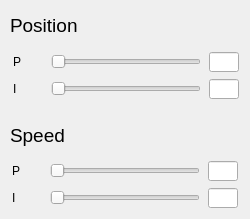
      <widget class="QWidget" name="tab_Altitude">
       <attribute name="title">
        <string>Altitude</string>
       </attribute>
       <widget class="QLabel" name="label">
        <property name="geometry">
         <rect>
          <x>10</x>
          <y>10</y>
          <width>81</width>
          <height>31</height>
         </rect>
        </property>
        <property name="font">
         <font>
          <pointsize>14</pointsize>
         </font>
        </property>
        <property name="text">
         <string>Position</string>
        </property>
       </widget>
       <widget class="QLabel" name="label_2">
        <property name="geometry">
         <rect>
          <x>10</x>
          <y>120</y>
          <width>81</width>
          <height>31</height>
         </rect>
        </property>
        <property name="font">
         <font>
          <pointsize>14</pointsize>
         </font>
        </property>
        <property name="text">
         <string>Speed</string>
        </property>
       </widget>
       <widget class="QWidget" name="layoutWidget_4">
        <property name="geometry">
         <rect>
          <x>10</x>
          <y>160</y>
          <width>230</width>
          <height>50</height>
         </rect>
        </property>
        <layout class="QHBoxLayout" name="horizontalLayout_9">
         <item>
          <layout class="QVBoxLayout" name="verticalLayout_23">
           <item>
            <widget class="QLabel" name="label_P_7">
             <property name="minimumSize">
              <size>
               <width>30</width>
               <height>20</height>
              </size>
             </property>
             <property name="maximumSize">
              <size>
               <width>30</width>
               <height>20</height>
              </size>
             </property>
             <property name="font">
              <font>
               <family>Arial</family>
               <pointsize>9</pointsize>
              </font>
             </property>
             <property name="text">
              <string>P</string>
             </property>
            </widget>
           </item>
           <item>
            <widget class="QLabel" name="label_I_7">
             <property name="minimumSize">
              <size>
               <width>30</width>
               <height>20</height>
              </size>
             </property>
             <property name="maximumSize">
              <size>
               <width>30</width>
               <height>20</height>
              </size>
             </property>
             <property name="font">
              <font>
               <family>Arial</family>
               <pointsize>9</pointsize>
              </font>
             </property>
             <property name="text">
              <string>I</string>
             </property>
            </widget>
           </item>
          </layout>
         </item>
         <item>
          <layout class="QVBoxLayout" name="verticalLayout_14">
           <item>
            <widget class="QSlider" name="horizontalSlider_P_6">
             <property name="minimumSize">
              <size>
               <width>150</width>
               <height>20</height>
              </size>
             </property>
             <property name="maximumSize">
              <size>
               <width>150</width>
               <height>20</height>
              </size>
             </property>
             <property name="orientation">
              <enum>Qt::Horizontal</enum>
             </property>
            </widget>
           </item>
           <item>
            <widget class="QSlider" name="horizontalSlider_I_6">
             <property name="minimumSize">
              <size>
               <width>150</width>
               <height>20</height>
              </size>
             </property>
             <property name="maximumSize">
              <size>
               <width>150</width>
               <height>20</height>
              </size>
             </property>
             <property name="orientation">
              <enum>Qt::Horizontal</enum>
             </property>
            </widget>
           </item>
          </layout>
         </item>
         <item>
          <layout class="QVBoxLayout" name="verticalLayout_15">
           <item>
            <widget class="QLineEdit" name="lineEdit_P_7">
             <property name="minimumSize">
              <size>
               <width>30</width>
               <height>20</height>
              </size>
             </property>
             <property name="maximumSize">
              <size>
               <width>30</width>
               <height>20</height>
              </size>
             </property>
             <property name="font">
              <font>
               <family>Arial</family>
               <pointsize>9</pointsize>
              </font>
             </property>
            </widget>
           </item>
           <item>
            <widget class="QLineEdit" name="lineEdit_I_7">
             <property name="minimumSize">
              <size>
               <width>30</width>
               <height>20</height>
              </size>
             </property>
             <property name="maximumSize">
              <size>
               <width>30</width>
               <height>20</height>
              </size>
             </property>
             <property name="font">
              <font>
               <family>Arial</family>
               <pointsize>9</pointsize>
              </font>
             </property>
            </widget>
           </item>
          </layout>
         </item>
        </layout>
       </widget>
       <widget class="QWidget" name="layoutWidget">
        <property name="geometry">
         <rect>
          <x>11</x>
          <y>51</y>
          <width>230</width>
          <height>50</height>
         </rect>
        </property>
        <layout class="QHBoxLayout" name="horizontalLayout_8">
         <item>
          <layout class="QVBoxLayout" name="verticalLayout_22">
           <item>
            <widget class="QLabel" name="label_P_6">
             <property name="minimumSize">
              <size>
               <width>30</width>
               <height>20</height>
              </size>
             </property>
             <property name="maximumSize">
              <size>
               <width>30</width>
               <height>20</height>
              </size>
             </property>
             <property name="font">
              <font>
               <family>Arial</family>
               <pointsize>9</pointsize>
              </font>
             </property>
             <property name="text">
              <string>P</string>
             </property>
            </widget>
           </item>
           <item>
            <widget class="QLabel" name="label_I_6">
             <property name="minimumSize">
              <size>
               <width>30</width>
               <height>20</height>
              </size>
             </property>
             <property name="maximumSize">
              <size>
               <width>30</width>
               <height>20</height>
              </size>
             </property>
             <property name="font">
              <font>
               <family>Arial</family>
               <pointsize>9</pointsize>
              </font>
             </property>
             <property name="text">
              <string>I</string>
             </property>
            </widget>
           </item>
          </layout>
         </item>
         <item>
          <layout class="QVBoxLayout" name="verticalLayout_13">
           <item>
            <widget class="QSlider" name="horizontalSlider_P_5">
             <property name="minimumSize">
              <size>
               <width>150</width>
               <height>20</height>
              </size>
             </property>
             <property name="maximumSize">
              <size>
               <width>150</width>
               <height>20</height>
              </size>
             </property>
             <property name="orientation">
              <enum>Qt::Horizontal</enum>
             </property>
            </widget>
           </item>
           <item>
            <widget class="QSlider" name="horizontalSlider_I_5">
             <property name="minimumSize">
              <size>
               <width>150</width>
               <height>20</height>
              </size>
             </property>
             <property name="maximumSize">
              <size>
               <width>150</width>
               <height>20</height>
              </size>
             </property>
             <property name="orientation">
              <enum>Qt::Horizontal</enum>
             </property>
            </widget>
           </item>
          </layout>
         </item>
         <item>
          <layout class="QVBoxLayout" name="verticalLayout_12">
           <item>
            <widget class="QLineEdit" name="lineEdit_P_6">
             <property name="minimumSize">
              <size>
               <width>30</width>
               <height>20</height>
              </size>
             </property>
             <property name="maximumSize">
              <size>
               <width>30</width>
               <height>20</height>
              </size>
             </property>
             <property name="font">
              <font>
               <family>Arial</family>
               <pointsize>9</pointsize>
              </font>
             </property>
            </widget>
           </item>
           <item>
            <widget class="QLineEdit" name="lineEdit_I_6">
             <property name="minimumSize">
              <size>
               <width>30</width>
               <height>20</height>
              </size>
             </property>
             <property name="maximumSize">
              <size>
               <width>30</width>
               <height>20</height>
              </size>
             </property>
             <property name="font">
              <font>
               <family>Arial</family>
               <pointsize>9</pointsize>
              </font>
             </property>
            </widget>
           </item>
          </layout>
         </item>
        </layout>
       </widget>
      </widget>
